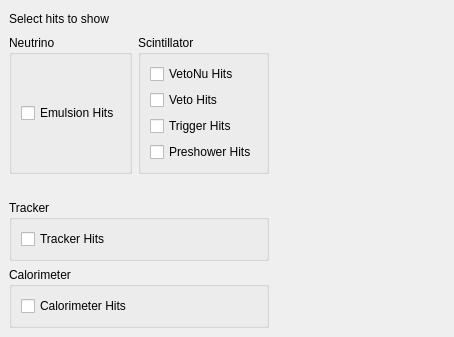
<?xml version="1.0" encoding="UTF-8"?>
<ui version="4.0">
 <class>SimHitControllerForm</class>
 <widget class="QWidget" name="SimHitControllerForm">
  <property name="geometry">
   <rect>
    <x>0</x>
    <y>0</y>
    <width>454</width>
    <height>310</height>
   </rect>
  </property>
  <property name="windowTitle">
   <string>Sim Hits</string>
  </property>
  <layout class="QHBoxLayout">
   <property name="spacing">
    <number>6</number>
   </property>
   <property name="margin">
    <number>9</number>
   </property>
   <item>
    <layout class="QVBoxLayout">
     <property name="spacing">
      <number>6</number>
     </property>
     <property name="margin">
      <number>0</number>
     </property>
     <item>
      <layout class="QVBoxLayout">
       <property name="spacing">
        <number>6</number>
       </property>
       <property name="margin">
        <number>0</number>
       </property>
       <item>
        <layout class="QHBoxLayout">
         <property name="spacing">
          <number>6</number>
         </property>
         <property name="margin">
          <number>0</number>
         </property>
         <item>
          <widget class="QLabel" name="lblGeneral">
           <property name="text">
            <string>Select hits to show</string>
           </property>
          </widget>
         </item>
         <item>
          <spacer>
           <property name="orientation">
            <enum>Qt::Horizontal</enum>
           </property>
           <property name="sizeHint" stdset="0">
            <size>
             <width>71</width>
             <height>20</height>
            </size>
           </property>
          </spacer>
         </item>
        </layout>
       </item>
       <item>
        <layout class="QHBoxLayout">
         <property name="spacing">
          <number>6</number>
         </property>
         <property name="margin">
          <number>0</number>
         </property>
         <item>
          <layout class="QVBoxLayout">
           <property name="spacing">
            <number>6</number>
           </property>
           <property name="margin">
            <number>0</number>
           </property>
          </layout>
         </item>
        <item>
        <widget class="QGroupBox" name="groupBox_Nu">
        <property name="title">
            <string>Neutrino</string>
        </property>
        <layout class="QVBoxLayout" name="verticalLayout_3">
            <item>
            <widget class="QCheckBox" name="chbxEmulsionHits">
            <property name="text">
            <string>Emulsion Hits</string>
            </property>
            </widget>
            </item>
        </layout>
        </widget>
        </item>         
         <item>
          <widget class="QGroupBox" name="groupBox">
           <property name="title">
            <string>Scintillator</string>
           </property>
           <layout class="QVBoxLayout" name="verticalLayout">
            <item>
             <widget class="QCheckBox" name="chbxVetoNuHits">
              <property name="text">
               <string>VetoNu Hits</string>
              </property>
             </widget>
            </item>
            <item>
             <widget class="QCheckBox" name="chbxVetoHits">
              <property name="text">
               <string>Veto Hits</string>
              </property>
             </widget>
            </item>
            <item>
             <widget class="QCheckBox" name="chbxTriggerHits">
              <property name="text">
               <string>Trigger Hits</string>
              </property>
             </widget>
            </item>
            <item>
             <widget class="QCheckBox" name="chbxPreshowerHits">
              <property name="text">
               <string>Preshower Hits</string>
              </property>
             </widget>
            </item>
           </layout>
          </widget>
         </item>


         <item>
          <layout class="QVBoxLayout">
           <property name="spacing">
            <number>6</number>
           </property>
           <property name="margin">
            <number>0</number>
           </property>
          </layout>
         </item>
        </layout>
       </item>
      </layout>
     </item>
         <item>
          <spacer>
           <property name="orientation">
            <enum>Qt::Horizontal</enum>
           </property>
           <property name="sizeHint" stdset="0">
            <size>
             <width>40</width>
             <height>20</height>
            </size>
           </property>
          </spacer>
         </item>
         <item>
          <widget class="QGroupBox" name="groupBox_2">
           <property name="title">
            <string>Tracker</string>
           </property>
           <layout class="QVBoxLayout" name="verticalLayout_2">
            <item>
             <widget class="QCheckBox" name="chbxTrackerHits">
              <property name="text">
               <string>Tracker Hits</string>
              </property>
             </widget>
            </item>
           </layout>
          </widget>
         </item>

     <item>
      <widget class="QGroupBox" name="groupBox_3">
       <property name="title">
        <string>Calorimeter</string>
       </property>
       <layout class="QVBoxLayout" name="verticalLayout_31">
        <item>
         <widget class="QCheckBox" name="chbxCaloHits">
          <property name="text">
           <string>Calorimeter Hits</string>
          </property>
         </widget>
        </item>
       </layout>
      </widget>
     </item>
     <item>
      <spacer>
       <property name="orientation">
        <enum>Qt::Vertical</enum>
       </property>
       <property name="sizeHint" stdset="0">
        <size>
         <width>20</width>
         <height>111</height>
        </size>
       </property>
      </spacer>
     </item>
    </layout>
   </item>
   <item>
    <spacer>
     <property name="orientation">
      <enum>Qt::Horizontal</enum>
     </property>
     <property name="sizeHint" stdset="0">
      <size>
       <width>111</width>
       <height>20</height>
      </size>
     </property>
    </spacer>
   </item>
  </layout>
 </widget>
 <resources/>
 <connections/>
</ui>
